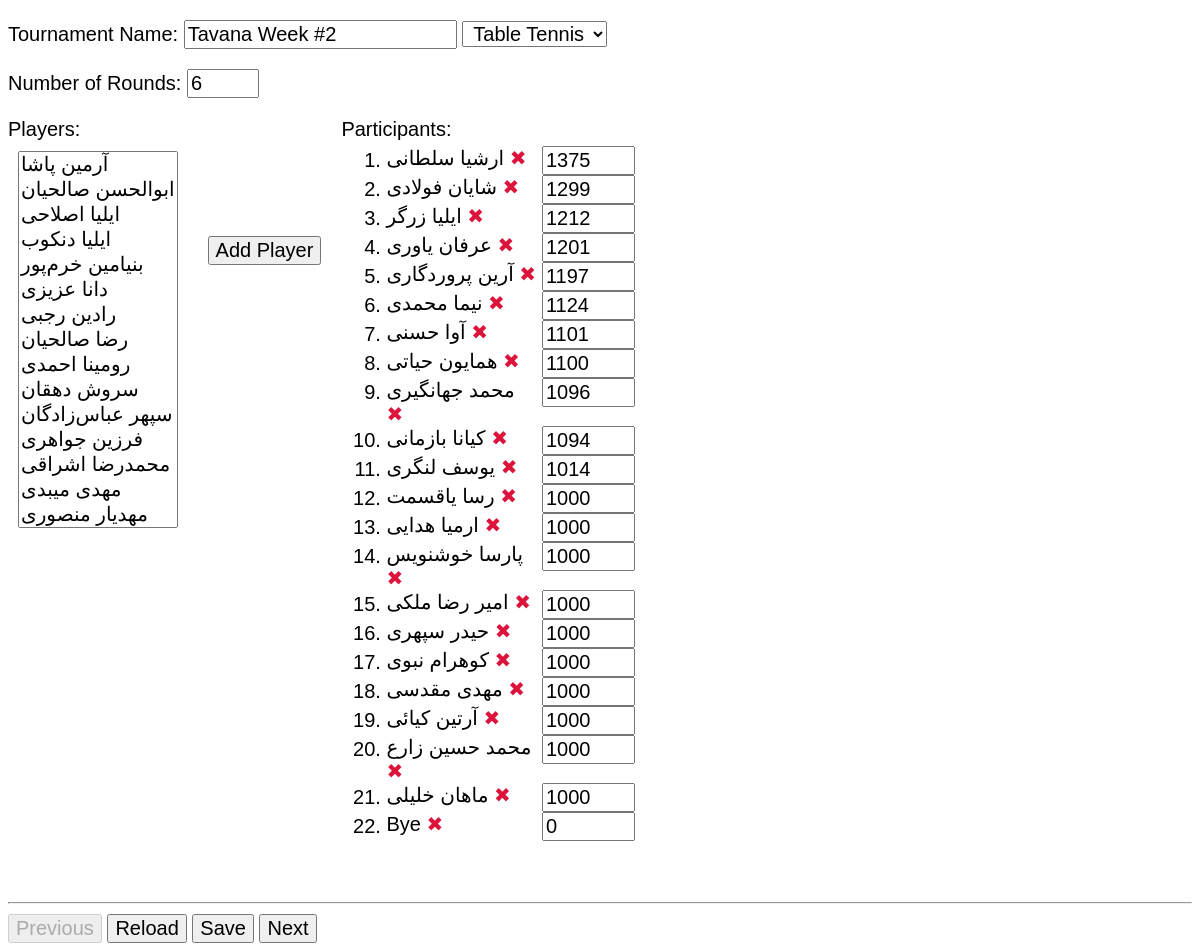
The page /102/tournament/ on the database its author committed.
### app/models.py (models this page shows)
class Tournament(models.Model):
    name = models.CharField(max_length=100, null=False, unique=True)
    sport = models.ForeignKey(Sport(), on_delete=models.CASCADE, null=True)
    number_of_rounds = models.IntegerField(null=True)
    class Meta:
        ordering = ['sport', 'name', ]
    def __str__(self):
        return self.name

class Sport(models.Model):
    name = models.CharField(max_length=20, unique=True, null=False)
    def __str__(self):
        return self.name

class Participant(models.Model):
    tournament = models.ForeignKey(Tournament, on_delete=models.CASCADE)
    player = models.ForeignKey(Player, on_delete=models.CASCADE)
    initial_rating = models.IntegerField(null=True)
    class Meta:
        unique_together = ['tournament', 'player', ]
        ordering = ['tournament', 'player', ]
    def __str__(self):
        return '{} ({})'.format(self.player, self.tournament)

class Player(models.Model):
    firstname = models.CharField(max_length=20)
    lastname = models.CharField(max_length=30)
    class Meta:
        unique_together = ['firstname', 'lastname']
    def __str__(self):
        return self.firstname+' '+self.lastname

### app/views.py (the view)
# urls.py: path('tournament/', views.tournament),
def tournament(request, tournamentId=None):
    print('==========tournament==========')
    print(tournamentId)
    players_list = models.Player.objects.all().order_by('firstname', 'lastname')
    sports_list = models.Sport.objects.all()
    theTour = models.Tournament.objects.get(
        id=tournamentId) if tournamentId else None
    participants = models.Participant.objects.filter(
        tournament=theTour).order_by('-initial_rating')
    context = {'tournament': theTour, 'sports_list': sports_list,
               'players_list': players_list,
               'participants': participants, }
    print(context)
    return render(request, 'tournament.html', context)

### app/templates/tournament.html (shortened to what this page needs)
{% extends "template.html" %}
{% load static %}
{% block content %}
<form id="theForm" method="POST">
    <p>
        <label>Tournament Name:
            <input type="text" name="tournamentName" placeholder="Enter tournament name" required
                value="{{ tournament.name }}">
        </label>
        <select name="sport" style="text-align: center;">
            {% for sport in sports_list %}
            <option value="{{ sport }}" "{% if sport == tournament.sport %} selected {% endif %}"> {{sport}} </option>
            {% endfor %}
        </select>
    </p>
    <p>
        <label>Number of Rounds:
            <input type="number" min=1 max=15 size=5 name="number_of_rounds" required
                value="{{ tournament.number_of_rounds }}">
        </label>
    </p>
    <div style="display: flex; flex-wrap: wrap;">
        <div>
            Players: <br>
            <select id="selPlayers" multiple=true size=15 style="margin: 10px;">
                {% for player in players_list %}
                <option value="{{ player.id }}">{{ player.firstname }} {{ player.lastname }}</option>
                {% endfor %}
            </select>
        </div>
        <div style="padding:10% 20px; display: flex; align-items: baseline;">
            <input type="button" value="Add Player" onclick="add_participant()">
        </div>
        <div>
            Participants:
            <ol id="olParticipants" style="margin:5px;">
                {% for participant in participants %}
                <li id="{{ participant.player.id }}">
                    <span style="display:inline-block; width:150px; vertical-align:top;"> {{ participant.player }}
                        <a href="#" tabindex=-1 onclick="remove_participant(event)" class="remove" title="remove">
                            &#10006; </a>
                    </span>
                    <input type="text" placeholder="Rating" size=5 oninput="check_int(event)" required
                        value="{{ participant.initial_rating }}">
                </li>
                {% endfor %}
            </ol>
        </div>
    </div>
    <label id="lblError" class="error" style="padding-left: 8em;"></label>
</form>
{% endblock %}

### app/static/style.css (style rules this page uses)
body { font-family: Calibri, Arial, sans-serif; font-size: 20px; }
* { font-family: Calibri, Arial, sans-serif; font-size: 20px; }
label.error { color: crimson; }
a.remove { color: crimson; text-decoration: none; }
input { margin-left: 0em; }

### rows shown on the page
Tournament: tournamentName "Tavana Week #2", sport "Table Tennis", number_of_rounds "6"
Participant: player "ارشیا سلطانی", initial_rating "1375"
Participant: player "شایان فولادی", initial_rating "1299"
Participant: player "ایلیا زرگر", initial_rating "1212"
Participant: player "عرفان یاوری", initial_rating "1201"
Participant: player "آرین پروردگاری", initial_rating "1197"
Participant: player "نیما محمدی", initial_rating "1124"
Participant: player "آوا حسنی", initial_rating "1101"
Participant: player "همایون حیاتی", initial_rating "1100"
Participant: player "محمد جهانگیری", initial_rating "1096"
Participant: player "کیانا بازمانی", initial_rating "1094"
Participant: player "یوسف لنگری", initial_rating "1014"
Participant: player "رسا یاقسمت", initial_rating "1000"
Participant: player "ارمیا هدایی", initial_rating "1000"
Participant: player "پارسا خوشنویس", initial_rating "1000"
Participant: player "امیر رضا ملکی", initial_rating "1000"
Participant: player "حیدر سپهری", initial_rating "1000"
Participant: player "کوهرام نبوی", initial_rating "1000"
Participant: player "مهدی مقدسی", initial_rating "1000"
Participant: player "آرتین کیائی", initial_rating "1000"
Participant: player "محمد حسین زارع", initial_rating "1000"
Participant: player "ماهان خلیلی", initial_rating "1000"
Participant: player "Bye", initial_rating "0"
